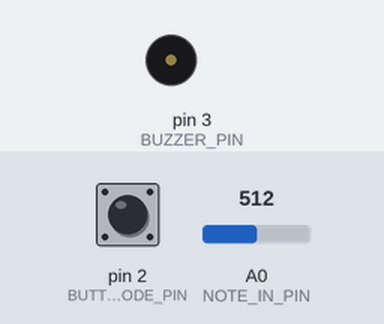
Simulated run of this sketch. Board: Arduino Uno, built with avr-gcc and run on an emulated ATmega328P. Shown: buzzer (waves = sounding). The test bench sets the inputs (shaded band); at power-on: pin 2 (BUTTON_MODE_PIN) LOW, A0 (NOTE_IN_PIN) = 512. Random numbers use the default seed unless the sketch sets one; what the sketch prints to the serial monitor is not drawn.

Above: at 1.2 s.
1.3 s: pin 2 (BUTTON_MODE_PIN) pulled HIGH for 0.15 s
At 2.5 s:
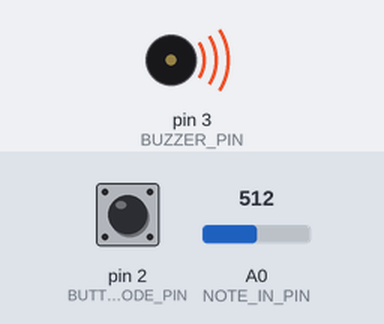
3.0 s: A0 (NOTE_IN_PIN) set to 0
At 3.7 s:
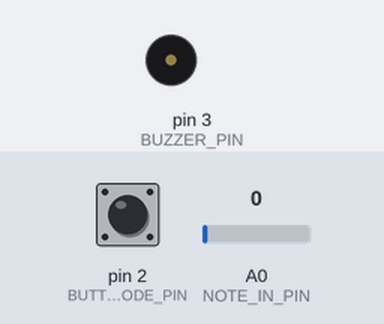
4.5 s: A0 (NOTE_IN_PIN) set to 26
At 4.8 s:
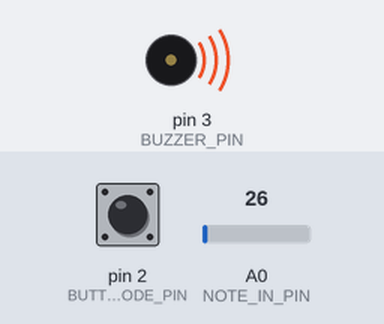
6.0 s: pin 2 (BUTTON_MODE_PIN) pulled HIGH for 1 s
9.0 s: pin 2 (BUTTON_MODE_PIN) pulled HIGH for 0.15 s
At 9.1 s:
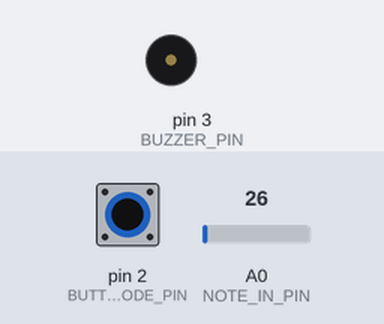
Timing chart, 0 to 12.0 s (numbered marks = the images above; inputs shaded):
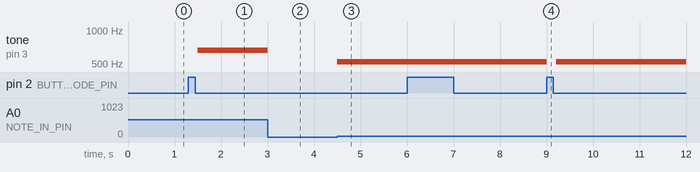

The sketch:

CART_360_ETUDE_2_PITCHES.ino
```cpp
/**********************ETUDE 3 CART 360 2020*******************************
 * WELCOME!
 * THE PURPOSE OF THIS EXERCISE IS TO DESIGN A VERY SIMPLE KEYBOARD (4 KEYS)
 * WHICH ALLOWS YOU TO PLAY LIVE, RECORD, AND PLAYBACK SINGLE NOTES (NO CHORDS OR TIMING).
 * THERE WILL BE A BUTTON WHICH WHEN PRESSED WILL TAKE THE USER TO THE NEXT MODE:
 * THERE ARE 5 POSSIBLE MODES
 * 0 ==  reset    ==   led off == also resets
 * 1 ==  live     ==   led BLUE
 * 2 ==  record   ==   led RED
 * 3 ==  play     ==   led GREEN
 * 4 ==  looper   ==   led PURPLE
 *
 * ADDITIONALLY - WHEN THE USER CHANGES MODE,
 * THE RGB LED WILL CHANGE COLOR (ACCORDING TO THE SPECIFICATIONS)

 * PLEASE FOLLOW THE INSTRUCTIONS IN THE COMMENTS:
 * DO NOT ADD ANY MORE FUNCTION DEFINITIONS
 * ONLY IMPLEMENT THE FUNCTION DEFINITIONS SUPPLIED
 * THERE IS NO NEED TO ADD ANY NEW VARIABLES OR CONSTANTS
 * PROVIDE COMMENTS FOR ANY OF THE CODE IMPLEMENTED
 * GOOD LUCK!
 */

#include "pitches.h" // includes the library 'pitches'

/**** CONSTANTS ********************************************************/

#define BUTTON_MODE_PIN 2 // Button to change the mode

// constants for RGB LED
#define LED_PIN_B 9  // B PIN
#define LED_PIN_G 10 // G PIN
#define LED_PIN_R 11 // R PIN

// constant for note in (button-resistor ladder on breadboard)
# define NOTE_IN_PIN A0

//constant for max number of notes in array
#define MAX_NOTES 16

// duration for a single played note
const int duration = 200;

// constant for pin to output for buzzer
#define BUZZER_PIN 3 // PWM

/******** VARIABLES *****************************************************/
// counter for how many notes we have
int countNotes = 0;
int mode = 0; // start at off
// array to hold the notes played (for record/play mode)
int notes [MAX_NOTES];

/*************************************************************************/

/******** MY NEW VARIABLES *****************************************************/
//my new variable for state changing
int buttonRead = 0; // current state of the button
int previousButtonState = 0;

//variables for record and play
int whatNote = 0;
int analogValueRead = 0;


/*************************************************************************/

/**********************SETUP() DO NOT CHANGE*******************************/
// Declare pin mode for the single digital input
void setup()
{
   Serial.begin(115200); //Serial Monitor for debugging
  pinMode(BUTTON_MODE_PIN, INPUT);
}

/**********************LOOP() DO NOT CHANGE *******************************
 * INSTRUCTIONS:
 * There is NO NEED to change the loop - it establishes the flow of the program
 * We call here 3 functions repeatedly:
 * 1: chooseMode(): this function will determine the mode that your program is in
 * based on if the button (linked to the BUTTON_MODE_PIN) was pressed
 * 2: setRGB(): will set the color of the RGB LED based on the value of the mode variable
 * 3: selectMode(): will determine which function to call based on the value of the mode variable

**************************************************************************/
void loop()
{
  chooseMode();
  setRGB();
  selectMode();
}
/******************CHOOSEMODE(): IMPLEMENT *********************************
 * INSTRUCTIONS:
 * Read the value from the Button (linked to the BUTTON_MODE_PIN) and
 * if is being pressed then change the mode variable.
 * REMEMBER:
 * mode == 0 is reset
 * mode == 1 is live
 * mode == 2 is record
 * mode == 3 is play
 * mode == 4 is loopMode
 * Every time the user presses the button, the program will go to the next mode,
 * once it reaches 4, it should go back to mode == 0.
 * (i.e. if mode ==2 and we press, then mode ==3) ...
**************************************************************************/
void chooseMode(){
// here we are using a pull up resistor
//mode is on low initially
//when button pressed it's pulled up to high
//need to make a mode counter

int buttonRead = digitalRead(BUTTON_MODE_PIN); //pull down

if(buttonRead != previousButtonState){ // edge detection so holding button doesn't make a difference
  if (buttonRead == HIGH) {
     mode = mode + 1;
     delay(200);
     if (mode ==5){
      mode=0; //set mode back to zero if the user has clicked 5 times
     }
   }
}

previousButtonState = buttonRead; //make sure to set these equal to eachother for next comparison
//https://www.arduino.cc/en/Tutorial/BuiltInExamples/StateChangeDetection (got some help here)

}
/******************SETRGB(): IMPLEMENT *********************************
 * INSTRUCTIONS:
 * Depending on the value of the mode variable:
 * if the mode is 0 - RGB LED IS OFF
 * if the mode is 1 - RGB LED IS BLUE
 * if mode is 2 - RGB LED IS RED
 * if mode is 3 - RGB LED IS GREEN
 * if mode is 4 - RGB LED iS PURPLE
 * YOU MUST USE A SWITCH CASE CONSTRUCT (NOT A SERIES OF IF / ELSE STATEMENTS
**************************************************************************/
void setRGB()
{

switch (mode) { //mode determines what happens in each case, we change the mode based on the # times the button has been pressed in chooseMode()

      case 0: //lights off
        digitalWrite(LED_PIN_R, LOW);
        digitalWrite(LED_PIN_G, LOW);
        digitalWrite(LED_PIN_B, LOW);

        break;

      case 1://blue
        digitalWrite(LED_PIN_R, LOW);
        digitalWrite(LED_PIN_G, LOW);
        digitalWrite(LED_PIN_B, HIGH);

        break;

      case 2://red
        digitalWrite(LED_PIN_R, HIGH);
        digitalWrite(LED_PIN_G, LOW);
        digitalWrite(LED_PIN_B, LOW);

        break;

      case 3://green
        digitalWrite(LED_PIN_R, LOW);
        digitalWrite(LED_PIN_G, HIGH);
        digitalWrite(LED_PIN_B, LOW);

        break;

      case 4://purple
        digitalWrite(LED_PIN_R, HIGH);
        digitalWrite(LED_PIN_G, LOW);
        digitalWrite(LED_PIN_B, HIGH);

        break;

}
}
/**********************SELECTMODE() DO NOT CHANGE *******************************
 * INSTRUCTIONS:
 * There is NO NEED to change this function - it selects WHICH function should run based on the mode variable
 * There are 4 possibilities
 * 1: reset(): this function will reset any arrays etc, and will do nothing else
 * 2: live(): this function will play the corresponding notes
 * to the user pressing the respective buttons.
 * NOTE:: the notes played are NOT stored
 * 3: record(): this function will play the corresponding notes
 * to the user pressing the respective buttons
 * AND will STORE up to 16 consecutive notes in an array.
 * 4: play(): this function will playback any notes stored in the array that were recorded
 * in the previous mode
 * 5: loopMode(): this function will playback any notes stored in the array that were recorded,
 * BUT unlike the previous mode, you can choose in which sequence the notes are played.
 * REQUIRED: only play notes from the array (no live stuff)

******************************************************************************/
void selectMode()
{
  if(mode == 0) {
    reset();
  }
  else if(mode == 1) {
    live();
  }
  else if(mode == 2) {
    record();
  }

  else if(mode == 3) {
    play();
  }

   else if(mode == 4) {
    looper();
  }
}
/******************RESET(): IMPLEMENT **************************************
 * INSTRUCTIONS:
 * this function should ensure that any notes recorded are no longer available
**************************************************************************/
void reset()
{
  // IMPLEMENT
  int i =0;
  //go through the notes array and set all values to zero
  for (int i = 0; i < MAX_NOTES; i = i + 1) {
  notes[i] =0;
  }
   // set counters to 0
  countNotes = 0;
  whatNote = 0;
}
/******************LIVE(): IMPLEMENT **************************************
 * INSTRUCTIONS:
 * this function will play the corresponding notes
 * to the user pressing the respective buttons
 * NOTE:: the notes played are NOT stored
 * SO: you need read in the input from the analog input (linked to the button-resistor ladder combo)
 * THEN - output the note to the buzzer using the tone() function
**************************************************************************/
void live()
{
   //IMPLEMENT

  // get analog value
  int analogValueRead =analogRead(NOTE_IN_PIN);

  if (analogValueRead ==0 ){ // Makes sure that if no buttons are pressed there will be no tone
  noTone(BUZZER_PIN); }

  if(analogValueRead>0){// depinding on what button pressed the voltage to the AO pin will change
    tone(BUZZER_PIN, whatNoteChosen(), duration);
  }
 }

/******************RECORD(): IMPLEMENT **********************************
 * INSTRUCTIONS:
 * this function will play the corresponding notes
 * to the user pressing the respective buttons
 * AND will STORE up to 16 consecutive notes in an array.
 * SO:you need read in the input from the analog input (linked to the button-resistor ladder combo)
 * AND - output the note to the buzzer using the tone() function
 * THEN store that note in the array  - BE CAREFUL - you can only allow for up to MAX_NOTES to be stored
**************************************************************************/
void record()
{
  // IMPLEMENT
 //array creation usign variabels -> notes[] (our array) -> countNotes(varible that starts at 0) -> MAX_NOTES (constant 16)
//  for (countNotes = 0; countNotes < MAX_NOTES; countNotes = countNotes + 1) {
//  Serial.println(notes[countNotes]);//Display the array values

  // get analog value
  int analogValueRead = analogRead(NOTE_IN_PIN); //reading the analog value per the pin

  if (analogValueRead > 0) {
    // play whatNoteChosen() return value as a tone
    tone(BUZZER_PIN, whatNoteChosen(), duration);//
  }

  // record a maximum of 16 notes in the array
   //make sure counter won't count when the button is not being pressed .. analogValueRead must be greater than 0
  if (countNotes < MAX_NOTES && analogValueRead > 0) {
    notes[countNotes] = whatNoteChosen(); //set the correct incremented index via countNotes to the return value of whatNoteChosen() function!
    //ie. what button did we press? What note is that?, (note will be an int) set that to the correct spot in the notes array !
    //countNotes starts at zero (ie. index 0), so you start off by setting the first button pressed to index 0
    //after setting the first index you increment the countNotes so now at 1... etc., do a delay so no strange numbers
    countNotes++;
    delay(duration);
  }
}

/******************PLAY(): IMPLEMENT ************************************
 * INSTRUCTIONS:
 * this function will playback any notes stored in the array that were recorded
 * in the previous mode
 * SO: you need to go through the array of values (be careful - the user may not have put in MAX_NOTES)
 * READ each value IN ORDER
 * AND output each note to the buzzer using the tone() function
 * ALSO: as long as we are in this mode, the notes are played over and over again
 * BE CAREFUL: make sure you allow for the user to get to another mode from the mode button...
**************************************************************************/
void play()
{
  // play a note depending on the counter 'whatNote' which starts at 0, so it will play index 0 first
  //after playing index zero of whatNote, whatNote updates and counts up by 1,
  //next check if whatNote has reached the number of notes recorded within the counter 'countNotes'
  //if whatNote has reached countNotes this means that the sequence should repeat again, so reset whatNote to 0

  tone(BUZZER_PIN, notes[whatNote], duration); //starts off at 0

  // increment whatNote
 whatNote++;
  Serial.println(notes[whatNote]);
  // set whatNote back to zero when it reaches the amount of notes stored in the array
  if (whatNote >= countNotes) {
    whatNote = 0;
  }
  // add delay
  delay(duration);
}
/******************LOOPMODE(): IMPLEMENT *********************************
 * INSTRUCTIONS:
 * this function will playback any notes stored in the array that were recorded
 * in the previous mode
 * SO: you need to go through the array of values (be careful - the user may not have put in MAX_NOTES)
 * READ values IN ANY ORDERING (You MUST use the array - but you can determine your own sequence)
 * AND output each note to the buzzer using the tone() function
 * ALSO: as long as we are in this mode, the notes are played over and over again
 * BE CAREFUL: make sure you allow for the user to get to another mode from the mode button...
**************************************************************************/
void looper()
{
  tone(BUZZER_PIN, notes[whatNote], duration); //starts off at 0

  // change whatNote to be a random number according to the countNotes value which would be the max index number in array
  whatNote = random(countNotes);

  // add delay between each note
  delay(duration);
}

/**************************************************************************/
/************************My New Function**********************************************/

int whatNoteChosen(){
//  returns a  NOTE CONSTANT :);
  // get analog value
  int analogValueRead =analogRead(NOTE_IN_PIN);

 if(analogValueRead>0){// depinding on what button pressed the voltage to the AO pin will change
//    tone(BUZZER_PIN, analogValueRead, duration);
if (analogValueRead < 300 ){ //reasoble if else statements to distinguish between buttons based on AO values
 return NOTE_C5;
} else if(analogValueRead > 300 && analogValueRead <400){
return NOTE_D5;
} else if (analogValueRead >400 && analogValueRead < 800){
  return NOTE_E5;
}
  else if (analogValueRead > 1000){
return NOTE_F5;
  }
  }
//  Serial.println(analogValueRead); //relic from determining thresholds /intervals
}
```

pitches.h
```cpp
/*************************************************
 * Public Constants
 *************************************************/

#define NOTE_B0  31
#define NOTE_C1  33
#define NOTE_CS1 35
#define NOTE_D1  37
#define NOTE_DS1 39
#define NOTE_E1  41
#define NOTE_F1  44
#define NOTE_FS1 46
#define NOTE_G1  49
#define NOTE_GS1 52
#define NOTE_A1  55
#define NOTE_AS1 58
#define NOTE_B1  62
#define NOTE_C2  65
#define NOTE_CS2 69
#define NOTE_D2  73
#define NOTE_DS2 78
#define NOTE_E2  82
#define NOTE_F2  87
#define NOTE_FS2 93
#define NOTE_G2  98
#define NOTE_GS2 104
#define NOTE_A2  110
#define NOTE_AS2 117
#define NOTE_B2  123
#define NOTE_C3  131
#define NOTE_CS3 139
#define NOTE_D3  147
#define NOTE_DS3 156
#define NOTE_E3  165
#define NOTE_F3  175
#define NOTE_FS3 185
#define NOTE_G3  196
#define NOTE_GS3 208
#define NOTE_A3  220
#define NOTE_AS3 233
#define NOTE_B3  247
#define NOTE_C4  262
#define NOTE_CS4 277
#define NOTE_D4  294
#define NOTE_DS4 311
#define NOTE_E4  330
#define NOTE_F4  349
#define NOTE_FS4 370
#define NOTE_G4  392
#define NOTE_GS4 415
#define NOTE_A4  440
#define NOTE_AS4 466
#define NOTE_B4  494
#define NOTE_C5  523
#define NOTE_CS5 554
#define NOTE_D5  587
#define NOTE_DS5 622
#define NOTE_E5  659
#define NOTE_F5  698
#define NOTE_FS5 740
#define NOTE_G5  784
#define NOTE_GS5 831
#define NOTE_A5  880
#define NOTE_AS5 932
#define NOTE_B5  988
#define NOTE_C6  1047
#define NOTE_CS6 1109
#define NOTE_D6  1175
#define NOTE_DS6 1245
#define NOTE_E6  1319
#define NOTE_F6  1397
#define NOTE_FS6 1480
#define NOTE_G6  1568
#define NOTE_GS6 1661
#define NOTE_A6  1760
#define NOTE_AS6 1865
#define NOTE_B6  1976
#define NOTE_C7  2093
#define NOTE_CS7 2217
#define NOTE_D7  2349
#define NOTE_DS7 2489
#define NOTE_E7  2637
#define NOTE_F7  2794
#define NOTE_FS7 2960
#define NOTE_G7  3136
#define NOTE_GS7 3322
#define NOTE_A7  3520
#define NOTE_AS7 3729
#define NOTE_B7  3951
#define NOTE_C8  4186
#define NOTE_CS8 4435
#define NOTE_D8  4699
#define NOTE_DS8 4978
```

Measured:
- after the input at 1.3 s, tone on pin 3 (BUZZER_PIN): silent → 659 Hz after 0.20 s
- after the input at 3.0 s, tone on pin 3 (BUZZER_PIN): 659 Hz → silent at once
- after the input at 4.5 s, tone on pin 3 (BUZZER_PIN): silent → 523 Hz at once
- after the input at 9.0 s, tone on pin 3 (BUZZER_PIN): 523 Hz → silent at once, → 523 Hz 0.20 s later
